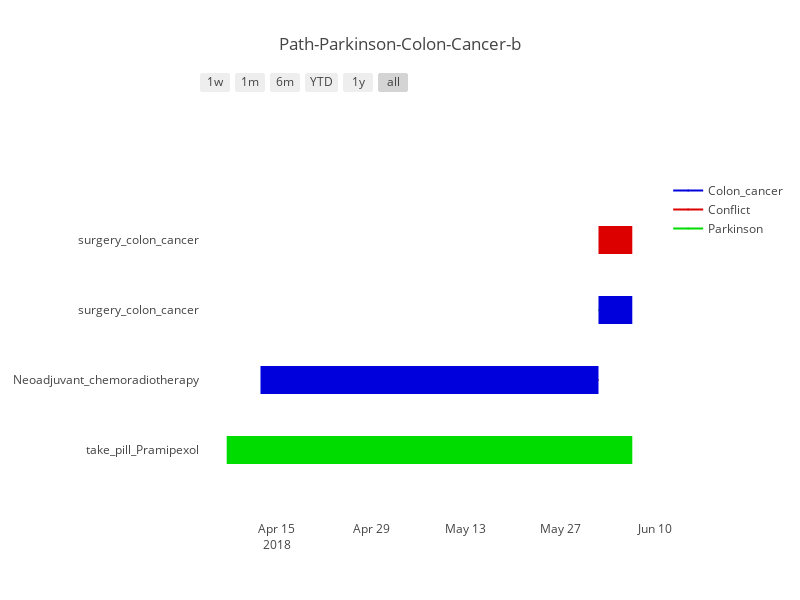

The cell this chart's notebook holds for it:
### Code cell
!eye --nope data/data-colon-cancer-t3-b.ttl data/t3.ttl parkinson/gps-desc.n3 parkinson/score-calculation.n3  colon-cancer/gps-desc.n3 colon-cancer/gps-knowledge.n3 path/aggreagatedPath-t3-b.n3 knowledge/knowledge.n3 engine/gps-plugin-validation.n3 --query  engine/gps-alert-detection.csvq --strings >path/detected-conflict-t3-b.csv

conflict_action_b = pd.read_csv('path/detected-conflict-t3-b.csv', sep=',', encoding = 'utf-8')

df_path_b = pd.read_csv('path/aggreagatedPath-plot-t3-b.csv', sep=',', encoding = 'utf-8')
df_b = [dict(Task=df_path_b.action_name[0], Start=df_path_b.start_time[0], Finish=df_path_b.end_time[0], Resource=df_path_b.map_name[0])]
i=1
while i < len(df_path_b):
    df_b.append( dict(Task=df_path_b.action_name[i], Start=df_path_b.start_time[i], Finish=df_path_b.end_time[i], Resource=df_path_b.map_name[i]) )
    i+=1
df_b.append( dict(Task=conflict_action_b.action_name[0], Start=conflict_action_b.start_time[0], Finish=conflict_action_b.end_time[0], Resource=conflict_action_b.map_name[0]) )


colors = dict(Conflict = 'rgb(220, 0, 0)',
              Colon_cancer = 'rgb(0, 0, 220)',
              Parkinson = 'rgb(0, 220, 0)')

fig_b_alert = ff.create_gantt(df_b, colors=colors, index_col='Resource', show_colorbar=True,  title='Path-Parkinson-Colon-Cancer-b')
fig_b_alert['layout'].update(autosize=False, width=800, height=600, margin=dict(l=200))

iplot(fig_b_alert, show_link=False)

### Figure 1 — Plotly figure (JSON) as saved in the notebook; plotly's stock layout.template omitted (floating-point values rounded to 4 significant figures)
{"data": [{"marker": {"color": "white"}, "name": "", "x": ["2018-04-07T14:52:21.0Z", "2018-06-06T14:52:21.0Z"], "y": [0, 0]}, {"marker": {"color": "white"}, "name": "", "x": ["2018-04-12T14:50:33Z", "2018-06-01T14:50:33.0Z"], "y": [1, 1]}, {"marker": {"color": "white"}, "name": "", "x": ["2018-06-01T14:50:33.0Z", "2018-06-06T14:50:33.0Z"], "y": [2, 2]}, {"marker": {"color": "white"}, "name": "", "x": ["2018-06-01T14:50:33.0Z", "2018-06-06T14:50:33.0Z"], "y": [3, 3]}, {"hoverinfo": "none", "marker": {"color": "rgb(0, 0, 220)", "size": 1}, "name": "Colon_cancer", "showlegend": true, "x": ["2018-06-01T14:50:33.0Z", "2018-06-01T14:50:33.0Z"], "y": [0, 0]}, {"hoverinfo": "none", "marker": {"color": "rgb(220, 0, 0)", "size": 1}, "name": "Conflict", "showlegend": true, "x": ["2018-06-01T14:50:33.0Z", "2018-06-01T14:50:33.0Z"], "y": [1, 1]}, {"hoverinfo": "none", "marker": {"color": "rgb(0, 220, 0)", "size": 1}, "name": "Parkinson", "showlegend": true, "x": ["2018-06-01T14:50:33.0Z", "2018-06-01T14:50:33.0Z"], "y": [2, 2]}], "layout": {"autosize": false, "height": 600, "hovermode": "closest", "margin": {"l": 200}, "shapes": [{"fillcolor": "rgb(0, 220, 0)", "line": {"width": 0}, "opacity": 1, "type": "rect", "x0": "2018-04-07T14:52:21.0Z", "x1": "2018-06-06T14:52:21.0Z", "xref": "x", "y0": -0.2, "y1": 0.2, "yref": "y"}, {"fillcolor": "rgb(0, 0, 220)", "line": {"width": 0}, "opacity": 1, "type": "rect", "x0": "2018-04-12T14:50:33Z", "x1": "2018-06-01T14:50:33.0Z", "xref": "x", "y0": 0.8, "y1": 1.2, "yref": "y"}, {"fillcolor": "rgb(0, 0, 220)", "line": {"width": 0}, "opacity": 1, "type": "rect", "x0": "2018-06-01T14:50:33.0Z", "x1": "2018-06-06T14:50:33.0Z", "xref": "x", "y0": 1.8, "y1": 2.2, "yref": "y"}, {"fillcolor": "rgb(220, 0, 0)", "line": {"width": 0}, "opacity": 1, "type": "rect", "x0": "2018-06-01T14:50:33.0Z", "x1": "2018-06-06T14:50:33.0Z", "xref": "x", "y0": 2.8, "y1": 3.2, "yref": "y"}], "showlegend": true, "title": "Path-Parkinson-Colon-Cancer-b", "width": 800, "xaxis": {"rangeselector": {"buttons": [{"count": 7, "label": "1w", "step": "day", "stepmode": "backward"}, {"count": 1, "label": "1m", "step": "month", "stepmode": "backward"}, {"count": 6, "label": "6m", "step": "month", "stepmode": "backward"}, {"count": 1, "label": "YTD", "step": "year", "stepmode": "todate"}, {"count": 1, "label": "1y", "step": "year", "stepmode": "backward"}, {"step": "all"}]}, "showgrid": false, "type": "date", "zeroline": false}, "yaxis": {"autorange": false, "range": [-1, 5], "showgrid": false, "ticktext": ["take_pill_Pramipexol", "Neoadjuvant_chemoradiotherapy", "surgery_colon_cancer", "surgery_colon_cancer"], "tickvals": [0, 1, 2, 3], "zeroline": false}}}
